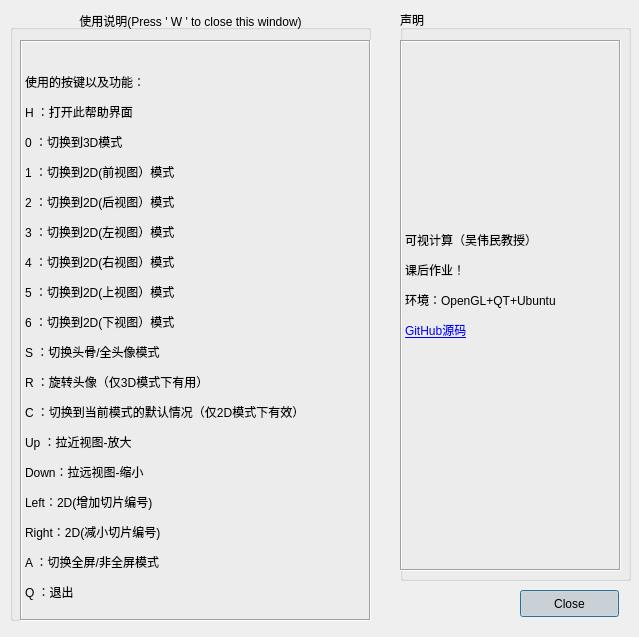
<?xml version="1.0" encoding="UTF-8"?>
<ui version="4.0">
 <class>Widget</class>
 <widget class="QWidget" name="Widget">
  <property name="windowModality">
   <enum>Qt::WindowModal</enum>
  </property>
  <property name="geometry">
   <rect>
    <x>0</x>
    <y>0</y>
    <width>639</width>
    <height>637</height>
   </rect>
  </property>
  <property name="baseSize">
   <size>
    <width>639</width>
    <height>637</height>
   </size>
  </property>
  <property name="windowTitle">
   <string>Help! Press 'H'...</string>
  </property>
  <widget class="QGroupBox" name="groupBox">
   <property name="geometry">
    <rect>
     <x>10</x>
     <y>10</y>
     <width>361</width>
     <height>611</height>
    </rect>
   </property>
   <property name="layoutDirection">
    <enum>Qt::LeftToRight</enum>
   </property>
   <property name="title">
    <string>使用说明(Press ' W ' to close this window)</string>
   </property>
   <property name="alignment">
    <set>Qt::AlignCenter</set>
   </property>
   <widget class="QLabel" name="label">
    <property name="geometry">
     <rect>
      <x>10</x>
      <y>30</y>
      <width>351</width>
      <height>581</height>
     </rect>
    </property>
    <property name="frameShape">
     <enum>QFrame::Box</enum>
    </property>
    <property name="frameShadow">
     <enum>QFrame::Sunken</enum>
    </property>
    <property name="text">
     <string>&lt;html&gt;&lt;head/&gt;&lt;body&gt;&lt;p&gt;&lt;br/&gt;使用的按键以及功能：&lt;/p&gt;&lt;p&gt;H ：打开此帮助界面 &lt;/p&gt;&lt;p&gt;0 ：切换到3D模式 &lt;/p&gt;&lt;p&gt;1 ：切换到2D(前视图）模式 &lt;/p&gt;&lt;p&gt;2 ：切换到2D(后视图）模式 &lt;/p&gt;&lt;p&gt;3 ：切换到2D(左视图）模式 &lt;/p&gt;&lt;p&gt;4 ：切换到2D(右视图）模式 &lt;/p&gt;&lt;p&gt;5 ：切换到2D(上视图）模式 &lt;/p&gt;&lt;p&gt;6 ：切换到2D(下视图）模式&lt;/p&gt;&lt;p&gt;S ：切换头骨/全头像模式&lt;/p&gt;&lt;p&gt;R ：旋转头像（仅3D模式下有用）&lt;/p&gt;&lt;p&gt;C ：切换到当前模式的默认情况（仅2D模式下有效）&lt;/p&gt;&lt;p&gt;Up ：拉近视图-放大&lt;/p&gt;&lt;p&gt;Down：拉远视图-缩小&lt;/p&gt;&lt;p&gt;Left：2D(增加切片编号)&lt;/p&gt;&lt;p&gt;Right：2D(减小切片编号)&lt;/p&gt;&lt;p&gt;A ：切换全屏/非全屏模式&lt;/p&gt;&lt;p&gt;Q ：退出&lt;/p&gt;&lt;/body&gt;&lt;/html&gt;</string>
    </property>
   </widget>
  </widget>
  <widget class="QGroupBox" name="groupBox_2">
   <property name="geometry">
    <rect>
     <x>400</x>
     <y>10</y>
     <width>231</width>
     <height>571</height>
    </rect>
   </property>
   <property name="layoutDirection">
    <enum>Qt::LeftToRight</enum>
   </property>
   <property name="title">
    <string>声明</string>
   </property>
   <widget class="QLabel" name="label_2">
    <property name="geometry">
     <rect>
      <x>0</x>
      <y>30</y>
      <width>221</width>
      <height>531</height>
     </rect>
    </property>
    <property name="frameShape">
     <enum>QFrame::Box</enum>
    </property>
    <property name="frameShadow">
     <enum>QFrame::Sunken</enum>
    </property>
    <property name="text">
     <string>&lt;html&gt;&lt;head/&gt;&lt;body&gt;&lt;p&gt;可视计算（吴伟民教授）&lt;/p&gt;&lt;p&gt;课后作业！&lt;/p&gt;&lt;p&gt;环境：OpenGL+QT+Ubuntu&lt;/p&gt;&lt;p&gt;&lt;a href=&quot;https://github.com/bbxytl/Head3D_Qt_OpenGL&quot;&gt;&lt;span style=&quot; text-decoration: underline; color:#0000ff;&quot;&gt;GitHub源码&lt;/span&gt;&lt;/a&gt;&lt;/p&gt;&lt;p&gt;&lt;br/&gt;&lt;/p&gt;&lt;/body&gt;&lt;/html&gt;</string>
    </property>
   </widget>
  </widget>
  <widget class="QPushButton" name="pushButton">
   <property name="geometry">
    <rect>
     <x>520</x>
     <y>590</y>
     <width>99</width>
     <height>27</height>
    </rect>
   </property>
   <property name="acceptDrops">
    <bool>true</bool>
   </property>
   <property name="autoFillBackground">
    <bool>true</bool>
   </property>
   <property name="text">
    <string>Close</string>
   </property>
   <property name="shortcut">
    <string>Ctrl+W</string>
   </property>
   <property name="checkable">
    <bool>true</bool>
   </property>
   <property name="checked">
    <bool>true</bool>
   </property>
   <property name="autoDefault">
    <bool>true</bool>
   </property>
   <property name="default">
    <bool>true</bool>
   </property>
  </widget>
 </widget>
 <layoutdefault spacing="6" margin="11"/>
 <resources/>
 <connections/>
</ui>
